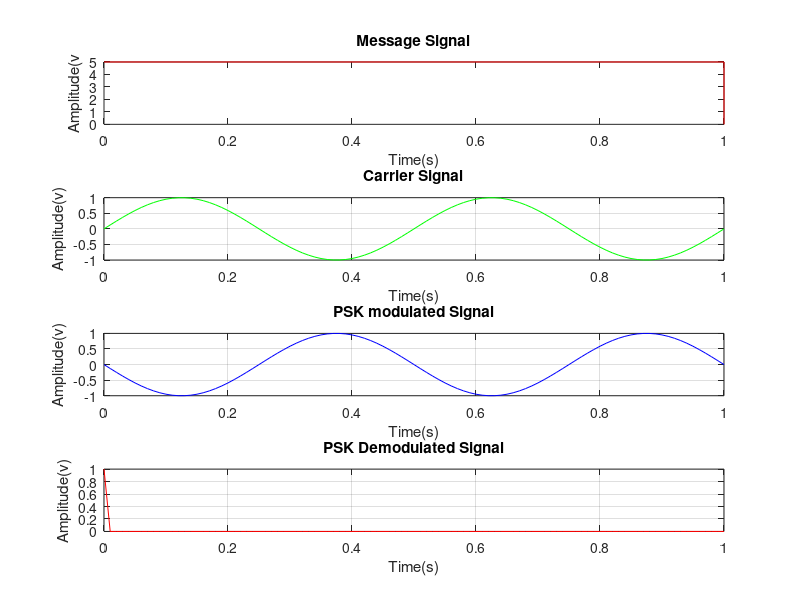

This chart was generated by the following MATLAB code:
%C.	Phase Shift Keying using User-Input Bit-Stream.

close all;
clear all;
clf;
fc=2;
n=input('Enter the bits in an array:');
l=length(n);
if n(l)==1
n(l+1)=1;
else
n(l+1)=0;
end
tn=0:l;
subplot(4,1,1)
stairs(tn,n,'r');
xlabel('Time(s)');
ylabel('Amplitude(v');
title('Message Signal');


%Carrier Generation
t=0:0.01:l;
c1=sin(2*pi*fc*t);
subplot(4,1,2);
plot(t,c1,'g');
xlabel('Time(s)');
ylabel('Amplitude(v)');
title('Carrier Signal');
grid on;

%PSK Modulated Signal Generation

for i=1:l
for j=(i-1)*100:i*100
if(n(i)==1)
s(j+1)=c1(j+1);
else
s(j+1)=-c1(j+1);
end
end
end

subplot(4,1,3);
plot(t,s,'b');
xlabel('Time(s)');
ylabel('Amplitude(v)');
title('PSK modulated Signal');
grid on;

%PSK demodulated Signal generation

for i=1:l
for j=(i-1)*100:i*100
if(s(j+1)==c1(j+1))
x(j+1)=1;
else
x(j+1)=0;
end
end
end
subplot(4,1,4);
plot(t,x,'r');
xlabel('Time(s)');
ylabel('Amplitude(v)');
title('PSK Demodulated Signal');
grid on;
